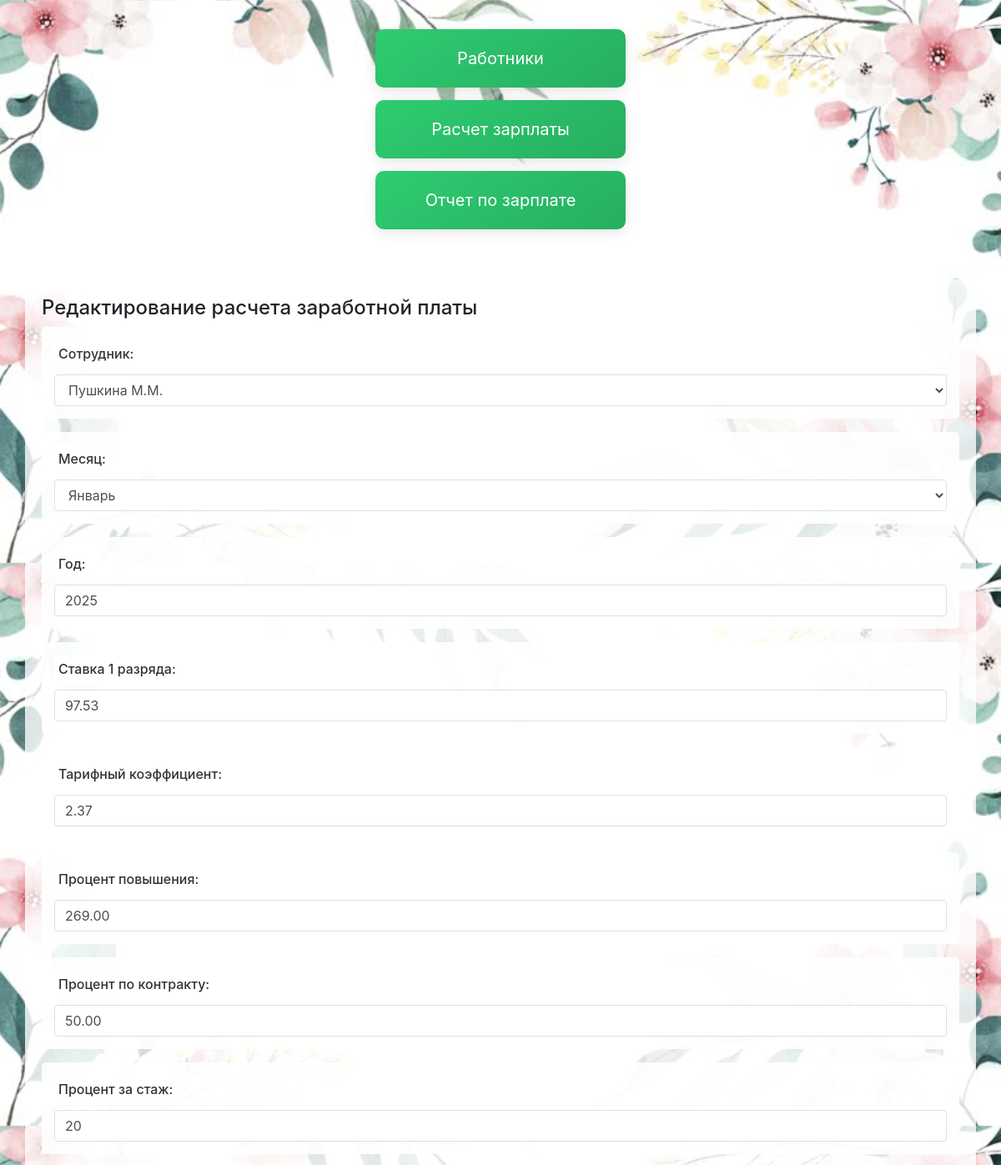
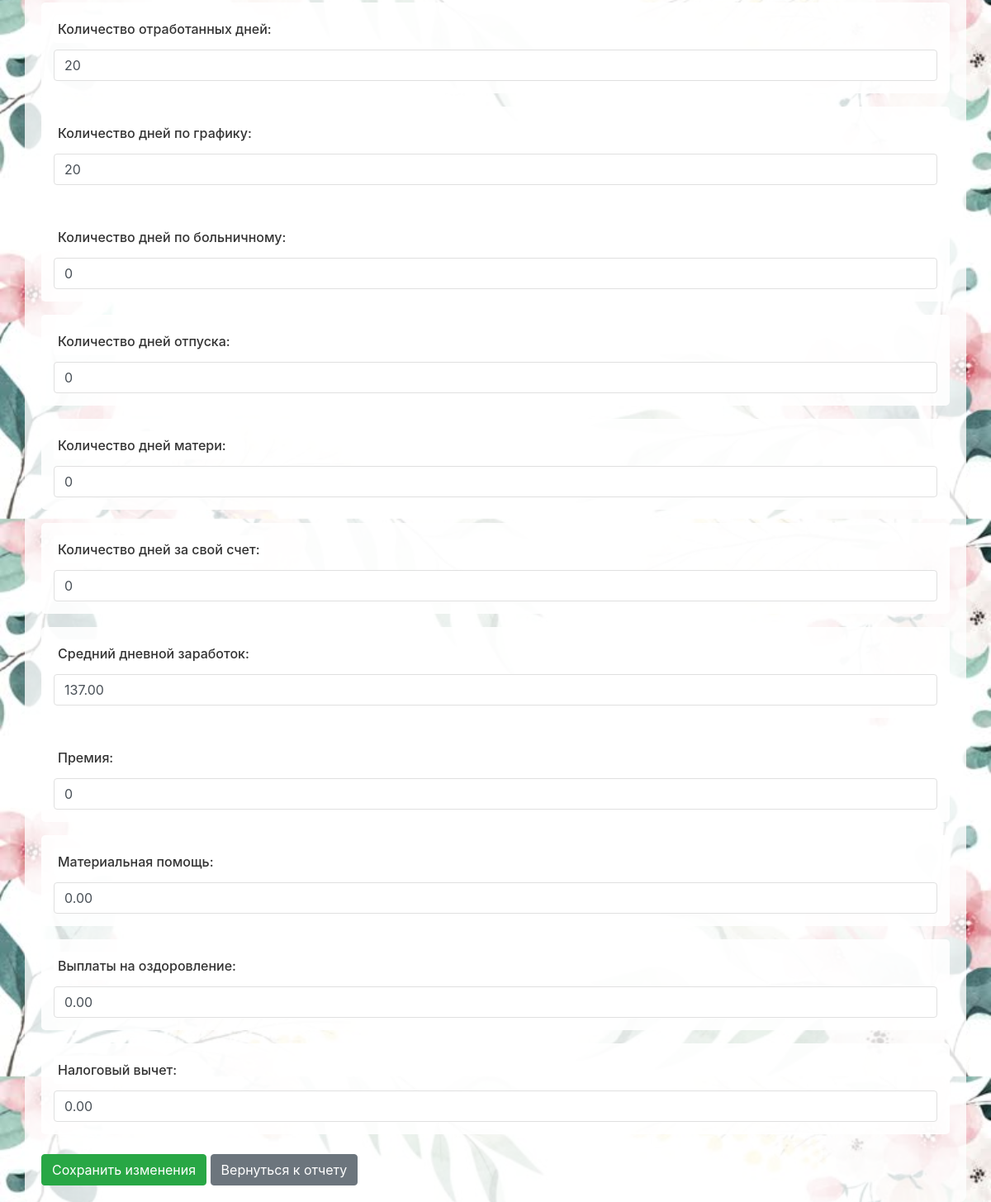
Screenshot of /payroll/salary-edit/1/ with the database file from the repository (2 pictures, top to bottom).
### payroll/models.py (models this page shows, shortened)
class EmployeeSalary(models.Model):
    employee = models.ForeignKey(Employee, on_delete=models.CASCADE)
    month = models.IntegerField()
    year = models.IntegerField()
    rate_1 = models.DecimalField(max_digits=10, decimal_places=2, default=0)
    tariff_coef = models.DecimalField(max_digits=5, decimal_places=2, default=0)
    increase_percent = models.DecimalField(max_digits=5, decimal_places=2, default=0)
    contract_percent = models.DecimalField(max_digits=5, decimal_places=2, default=0)
    percent_experience = models.IntegerField(default=0)
    days_worked = models.IntegerField(default=0)
    schedule_days = models.DecimalField(max_digits=5, decimal_places=0, default=0)
    sick_days = models.IntegerField(default=0)
    vacation_days = models.DecimalField(max_digits=5, decimal_places=0, default=0)
    maternity_days = models.DecimalField(max_digits=5, decimal_places=0, default=0)
    unpaid_days = models.DecimalField(max_digits=5, decimal_places=0, default=0)
    daily_rate = models.DecimalField(max_digits=10, decimal_places=2, default=0)
    bonus = models.IntegerField(
        verbose_name='Премия',
        default=0
    )
    material_assistance = models.DecimalField(max_digits=10, decimal_places=2, default=0)
    tax_deduction = models.DecimalField(max_digits=10, decimal_places=2, default=0)
    health_payment = models.DecimalField(max_digits=10, decimal_places=2, default=0)
    taxable_income = models.DecimalField(
        max_digits=10,
        decimal_places=2,
        default=0,
        verbose_name='Налогооблагаемая база'
    )
    total_salary = models.DecimalField(max_digits=10, decimal_places=2, default=0)
    final_salary = models.DecimalField(max_digits=10, decimal_places=2, default=0)
    bonus_service = models.DecimalField(max_digits=10, decimal_places=2, default=0)
    sick_pay = models.DecimalField(max_digits=10, decimal_places=2, default=0)
    vacation_pay = models.DecimalField(max_digits=10, decimal_places=2, default=0)
    maternity_pay = models.DecimalField(max_digits=10, decimal_places=2, default=0)
    unpaid_pay = models.DecimalField(max_digits=10, decimal_places=2, default=0)
    created_at = models.DateTimeField(auto_now_add=True)
    income_tax = models.DecimalField(max_digits=10, decimal_places=2, default=0)
    pension_fund = models.DecimalField(max_digits=10, decimal_places=2, default=0)
    union_fee = models.DecimalField(max_digits=10, decimal_places=2, default=0)
    class Meta:
        ordering = ['-created_at']
        db_table = 'payroll_employeesalary'

### payroll/views.py (the view, shortened to what this page needs)
# urls.py: path('salary-edit/<int:pk>/', SalaryEditView.as_view(), name='salary_edit'),
class SalaryEditView(UpdateView):
    model = EmployeeSalary
    form_class = TimeSheetForm
    template_name = 'payroll/salary_edit.html'
    success_url = '/payroll/salary-report/'
    def get_initial(self):
        initial = super().get_initial()
        obj = self.get_object()
        initial.update({
            'employee': obj.employee,
            'month': obj.month,
            'year': obj.year,
            'days_worked': obj.days_worked,
            'schedule_days': obj.schedule_days,
            'rate_1': obj.rate_1,
            'tariff_coef': obj.tariff_coef,
            'percent_experience': obj.percent_experience,
            'increase_percent': obj.increase_percent,
            'contract_percent': obj.contract_percent,
            'bonus': obj.bonus,
            'sick_days': obj.sick_days,
            'vacation_days': obj.vacation_days,
            'maternity_days': obj.maternity_days,
            'unpaid_days': obj.unpaid_days,
            'daily_rate': obj.daily_rate,
            'material_assistance': obj.material_assistance,
            'health_payment': obj.health_payment,
            'tax_deduction': obj.tax_deduction,
        })
        return initial

### employees/models.py (called while the page is built)
    def __str__(self):
        return f"{self.full_name}"

### payroll/templates/payroll/salary_edit.html (shortened to what this page needs)
{% extends 'base.html' %}
{% block content %}
<div class="container mt-4">
    <h2>Редактирование расчета заработной платы</h2>
    <form method="post">
        <div class="form-group mb-3">
            {{ form.employee.label_tag }}
            {{ form.employee }}
        </div>
        <div class="form-group mb-3">
            {{ form.month.label_tag }}
            {{ form.month }}
        </div>
        <div class="form-group mb-3">
            {{ form.year.label_tag }}
            {{ form.year }}
        </div>
        <div class="form-group mb-3">
            {{ form.rate_1.label_tag }}
            {{ form.rate_1 }}
        </div>
        <div class="form-group mb-3">
            {{ form.tariff_coef.label_tag }}
            {{ form.tariff_coef }}
        </div>
        <div class="form-group mb-3">
            {{ form.increase_percent.label_tag }}
            {{ form.increase_percent }}
        </div>
        <div class="form-group mb-3">
            {{ form.contract_percent.label_tag }}
            {{ form.contract_percent }}
        </div>
        <div class="form-group mb-3">
            {{ form.percent_experience.label_tag }}
            {{ form.percent_experience }}
        </div>
        <div class="form-group mb-3">
            {{ form.days_worked.label_tag }}
            {{ form.days_worked }}
        </div>
        <div class="form-group mb-3">
            {{ form.schedule_days.label_tag }}
            {{ form.schedule_days }}
        </div>
        <div class="form-group mb-3">
            {{ form.sick_days.label_tag }}
            {{ form.sick_days }}
        </div>
        <div class="form-group mb-3">
            {{ form.vacation_days.label_tag }}
            {{ form.vacation_days }}
        </div>
        <div class="form-group mb-3">
            {{ form.maternity_days.label_tag }}
            {{ form.maternity_days }}
        </div>
        <div class="form-group mb-3">
            {{ form.unpaid_days.label_tag }}
            {{ form.unpaid_days }}
        </div>
        <div class="form-group mb-3">
            {{ form.daily_rate.label_tag }}
            {{ form.daily_rate }}
        </div>
        <div class="form-group mb-3">
            {{ form.bonus.label_tag }}
            {{ form.bonus }}
        </div>
        <div class="form-group mb-3">
            {{ form.material_assistance.label_tag }}
            {{ form.material_assistance }}
        </div>
        <div class="form-group mb-3">
            {{ form.health_payment.label_tag }}
            {{ form.health_payment }}
        </div>
        <div class="form-group mb-3">
            {{ form.tax_deduction.label_tag }}
            {{ form.tax_deduction }}
        </div>
        <div class="mt-4">
            <button type="submit" class="btn btn-primary me-2" style="outline: none;">Сохранить изменения</button>
            <a href="{% url 'payroll:salary_report' %}" class="btn btn-secondary">Вернуться к отчету</a>
        </div>
    </form>
</div>
{% endblock %}

### static/css/style.css (style rules this page uses)
body { background: url('/static/images/фон.jpg') ; background-color: #ffffff; background-size: contain; min-height: 100vh; }
.form-control { background-color: #fcfcfc; }
.form-group { background-color: rgba(255, 255, 255, 0.9); padding: 15px; border-radius: 5px; margin-bottom: 15px; }
label { color: #333333; font-weight: 500; background-color: rgba(255, 255, 255, 0.9); padding: 5px; border-radius: 3px; }
.form-control { background-color: #ffffff; border: 1px solid #e0e0e0; }
.container { background-color: rgba(255, 255, 255, 0.8); border-radius: 8px; padding: 20px; margin-top: 20px; }
.container h2 { font-size: 24px; }
.btn-primary { background-color: #28a745; border-color: #28a745; color: white; }
select option { background-color: white; color: black; }
select option:hover, select option:checked { background-color: #f8f9fa; color: black; }

### rows the page displays
EmployeeSalary: employee "Пушкина М.М.", month "Январь", year "2025", rate_1 "97.53", tariff_coef "2.37", increase_percent "269.00", contract_percent "50.00", percent_experience "20", days_worked "20", schedule_days "20", sick_days "0", vacation_days "0", maternity_days "0", unpaid_days "0", daily_rate "137.00", bonus "0", material_assistance "0.00", health_payment "0.00", tax_deduction "0.00"
